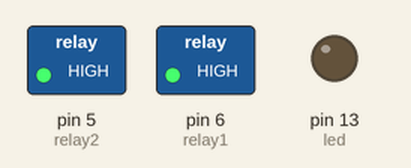
A sketch run on a simulated Arduino Uno, built with avr-gcc and run on an emulated ATmega328P. On the bench: switched loads named in the sketch (green lamp = pin HIGH), output pins drawn as LEDs (lit = HIGH). Dashed ring = blinking.

Above: at 0.5 s.
Timing chart, 0 to 4.6 s (numbered marks = the images above):
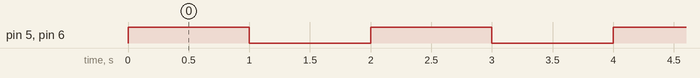

Measured:
- by itself, pin 5 (relay2), pin 6 (relay1): alternates HIGH for 1.0 s and LOW for 1.0 s

The sketch:

relayBoardOnly.ino
```cpp
int led = 13;

//5 to relay 2
//6 to relay 1

int relay1=6;
int relay2=5;

// the setup routine runs once when you press reset:
void setup() {
  // initialize the digital pin as an output.
  pinMode(led, OUTPUT);
  pinMode(relay1, OUTPUT);
  pinMode(relay2, OUTPUT);
}

// the loop routine runs over and over again forever:
void loop() {
  digitalWrite(relay1, HIGH);   // turn the LED on (HIGH is the voltage level)
  digitalWrite(relay2, HIGH);
  delay(1000);               // wait for a second
  //digitalWrite(led, LOW);    // turn the LED off by making the voltage LOW
  digitalWrite(relay1, LOW);   // turn the LED on (HIGH is the voltage level)
  digitalWrite(relay2, LOW);
  delay(1000);               // wait for a second
}
```
